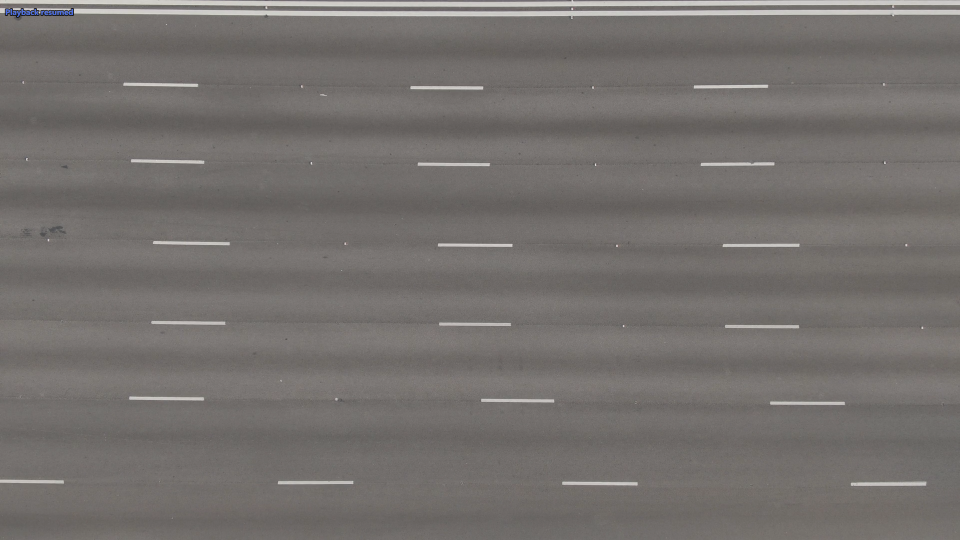
#> input picture input-image.jpg, 1920 x 1080 px (shown at 1/2 size)
$ python speed_detect.py
#> lines starting #> are read from the running program, lines starting #| are printed output that depends on the picture; after the words box and inside, x2 and y2 are one past the last pixel; in counts of white or black regions, pixels touching at a corner belong together; pictures that were not available may be replaced by others from this repository, and a replacement may not be noted

# //////////////////////////////////////////////////////////////////////////////////////////////
# simultaneous
import threading
import numpy as np
import cv2
import time
import os

input_image = 'input-image.jpg'
input_video = 'input.mp4'
# Let's load a simple image with 3 black squares
image = cv2.imread(input_image)
#> image is the input picture: shape (1080, 1920, 3); mean B, G, R 109.7, 112.3, 116.4
cv2.waitKey(0)

# Grayscale
gray = cv2.cvtColor(image, cv2.COLOR_BGR2GRAY)

# Find Canny edges
edged = cv2.Canny(gray, 30, 200)
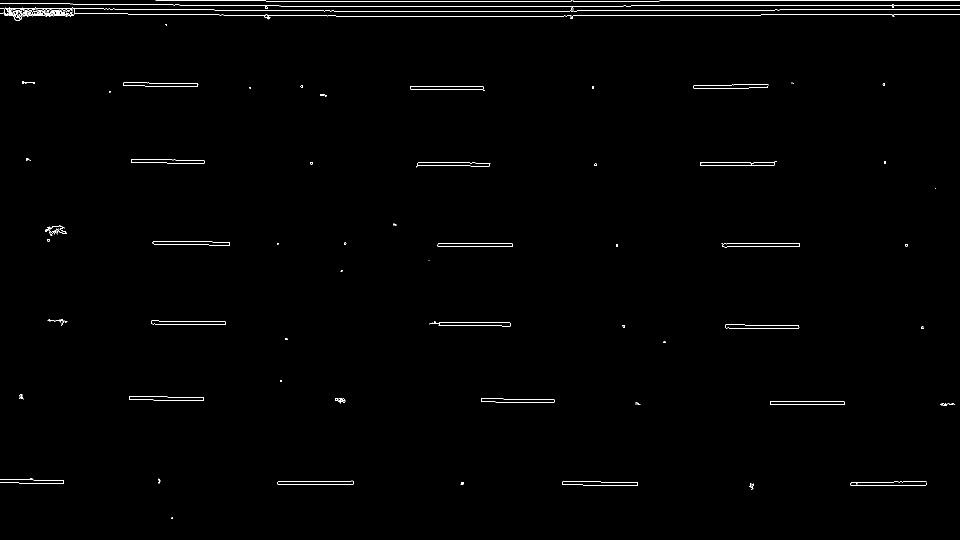
#> edged: shape (1080, 1920) (shown at 1/2 size); 0.72% white in thin lines or dots
cv2.waitKey(0)

# Finding Contours
# Use a copy of the image e.g. edged.copy()
# since findContours alters the image
contours, hierarchy = cv2.findContours(edged,
                                       cv2.RETR_EXTERNAL, cv2.CHAIN_APPROX_NONE)
#> contours = 69 contours, 48 with area under 20; largest, box (x1, y1, x2, y2) and area: (9, 15, 1920, 42) 2199, (1124, 963, 1276, 972) 945, (305, 482, 460, 491) 930, (258, 792, 408, 802) 927, (1443, 487, 1600, 495) 922

cv2.imshow('Canny Edges After Contouring', edged)
# cv2.waitKey(0)
arr = []
arr2 = []

print("Number of Contours found = " + str(len(contours)))
#| Number of Contours found = 69
for contour in contours:
    (x, y, w, h) = cv2.boundingRect(contour)
    # print(w)
    # if cv2.contourArea(contour) < 0:
    #     continue
    if w < 100:
        continue
    # if h > 10:
    #     continue
    # print(x, y)
    arr.append(y)
    cv2.rectangle(image, (x, y), (x+w, y+h), (0, 255, 0), 2)
    cv2.putText(image, f"speed:{x,y} km/h", (x, y), cv2.FONT_HERSHEY_SIMPLEX,
                1, (0, 0, 255), 3)
#> this loop made 69 passes
#> (x, y, w, h) on passes 1, 2, 3, 4, 5, 6, 7, 8, 9, 11, 12, 13: (343, 1035, 3, 3), (1712, 967, 3, 2), (1499, 967, 9, 13), (921, 964, 7, 6), (1124, 963, 152, 9), (1701, 962, 152, 10), (555, 961, 152, 8), (316, 957, 5, 10), (0, 956, 128, 12), (1880, 807, 4, 4), (1884, 806, 25, 6), (1274, 805, 7, 5)
#> (contour, x, y, w, h) on passes 10, 30, 41: ([[1271, 808], [1272, 808]], 1271, 808, 2, 1), ([[857, 520], [858, 520]], 857, 520, 2, 1), ([[1870, 376], [1871, 376]], 1870, 376, 2, 1)
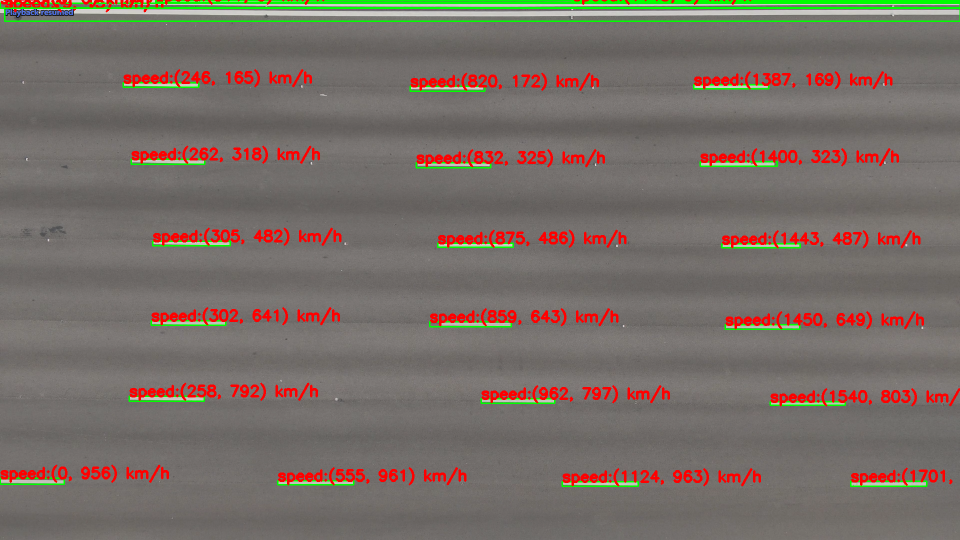
#> image: shape (1080, 1920, 3) (shown at 1/2 size); 5.75% of pixels changed, all inside (x1, y1, x2, y2) = (0, 0, 1920, 974)
#> after the loop, arr = [963, 962, 961, 956, 803, 797, 792, 649, 643, 641, 487, 486, 482, 325, 323, 318, 172, 169, 165, 15, 6, 0, 0]
# Draw all contours
# -1 signifies drawing all contours
# cv2.drawContours(image, contours, -1, (0, 255, 0), 3)
arr.sort()
for i in range(len(arr)-1):
    if arr[i+1]-arr[i] > 70:
        arr2.append(arr[i])
#> this loop made 22 passes
#> after the loop, arr2 = [15, 172, 325, 487, 649, 803]
temp = abs(arr2[-1]-arr[-1])
#> temp = 160
if temp > 70:
    arr2.append(arr[-1])

for y in arr2:
    cv2.line(image, (100, y), (1000, y), (255, 0, 0), 5)
#> this loop made 7 passes
#> y on passes 1 to 7: 15, 172, 325, 487, 649, 803, 963
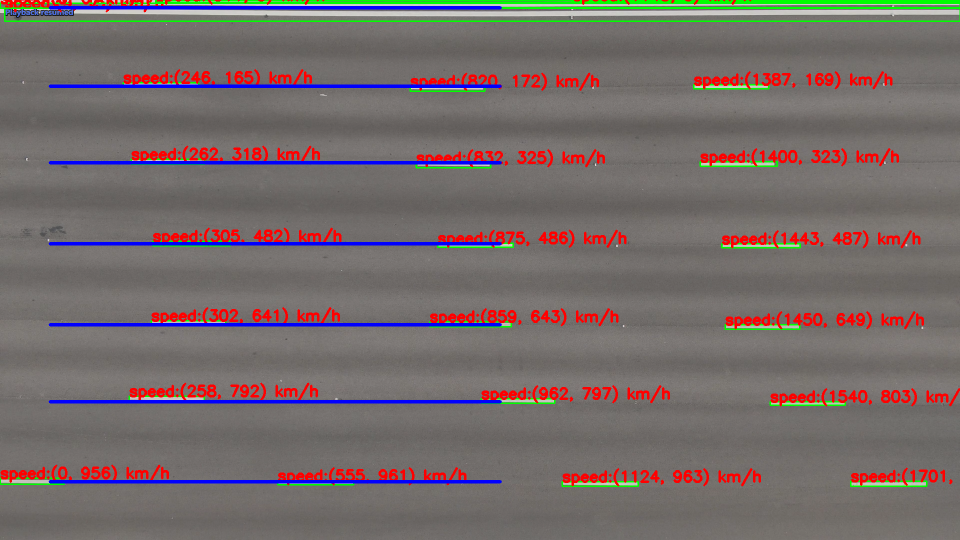
#> image: shape (1080, 1920, 3) (shown at 1/2 size); 2.14% of pixels changed, all inside (x1, y1, x2, y2) = (97, 12, 1004, 967)

print(arr)
#| [0, 0, 6, 15, 165, 169, 172, 318, 323, 325, 482, 486, 487, 641, 643, 649, 792, 797, 803, 956, 961, 962, 963]
print(arr2)
#| [15, 172, 325, 487, 649, 803, 963]
cv2.imshow('Contours', image)
# cv2.waitKey(0)
cv2.destroyAllWindows()

# from ..convenience import is_cv3

# arr2 = [15, 172, 325, 487, 649, 803, 963]
cap = cv2.VideoCapture(input_video)
# cap = cv2.VideoCapture('5ct.mp4')
total_frame = int(cap.get(cv2.CAP_PROP_FRAME_COUNT))
#> total_frame = 1
fps = cap.get(5)
#> fps = 30
frame_count = 0

frame_width = int(cap.get(cv2.CAP_PROP_FRAME_WIDTH))
#> frame_width = 4288

frame_height = int(cap.get(cv2.CAP_PROP_FRAME_HEIGHT))
#> frame_height = 2635
ret, frame1 = cap.read()
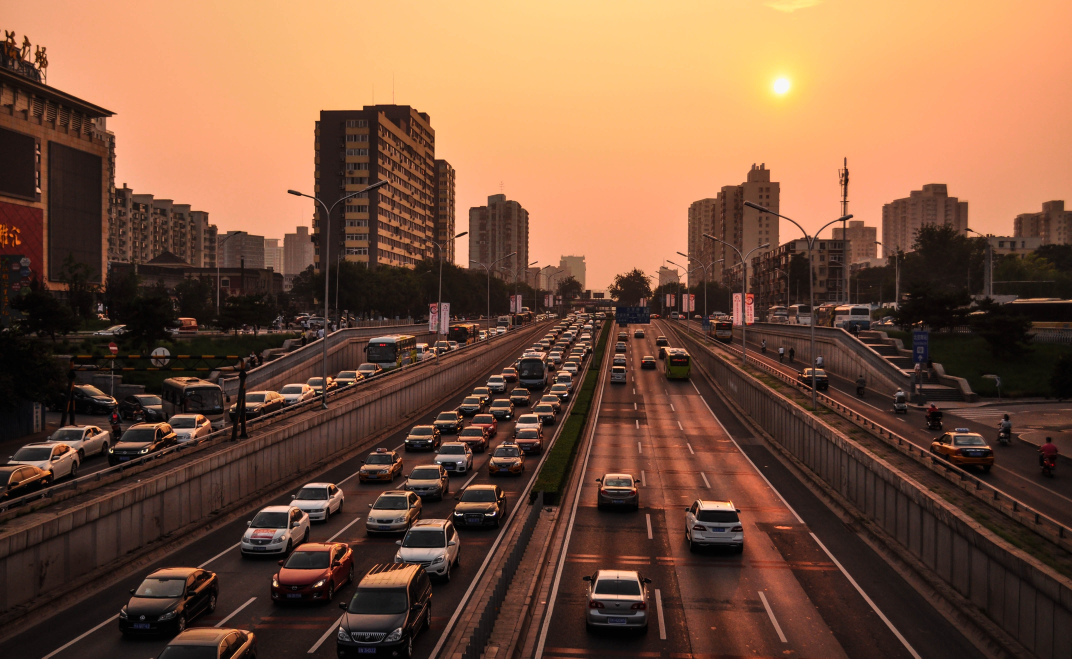
#> input picture s1.jpg, 4288 x 2635 px, given in place of input.mp4, which was not available (shown at 1/4 size)
#> frame1 is the input picture: shape (2635, 4288, 3); mean B, G, R 61.6, 83.9, 121.1
fourcc = cv2.VideoWriter_fourcc('X', 'V', 'I', 'D')
#> fourcc = 1145656920
out = []
framet = []
if not os.path.exists(f"split"):
    os.makedirs(f"split")
for i in range(len(arr2)-1):
    out.append(0)
    out.append(0)
#> this loop made 6 passes
#> after the loop, out = [0, 0, 0, 0, 0, 0, 0, 0, 0, 0, 0, 0]

for i in range(len(arr2)-1):
    upper = arr2[i]
    lower = arr2[i+1]
    out[i] = cv2.VideoWriter(f"split\\output{i+1}.avi", fourcc, fps,
                             (frame1.shape[1], lower-upper))
#> this loop made 6 passes
#> (upper, lower) on passes 1 to 6: (15, 172), (172, 325), (325, 487), (487, 649), (649, 803), (803, 963)
#> after the loop, out = 12 items

while cap.isOpened():
    ret, frame = cap.read()
    # image = cv2.resize(frame1, (frame1.shape[1], frame1.shape[0]))
    # (x, y, w, h) = cv2.boundingRect(c)
    # cv2.rectangle(frame, (x, y), (x+w, y+h), (0, 255, 0), 2)
    try:
        for i in range(len(arr2)-1):
            upper = arr2[i]
            lower = arr2[i+1]
            try:
                framet = frame[upper:lower, 0:frame_width]
            except Exception:
                raise Exception('End')
            out[i].write(framet)
            cv2.imshow("feed", framet)
#> this loop made 6 passes
#> pass 1, `framet = frame[upper:lower, 0:frame_width]`:
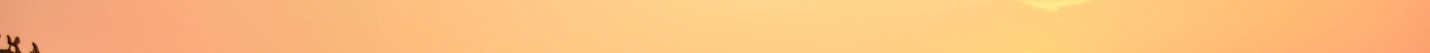
#> framet: shape (157, 4288, 3) (shown at 1/3 size); mean B, G, R 127, 191.8, 252
#> pass 3, `framet = frame[upper:lower, 0:frame_width]`:
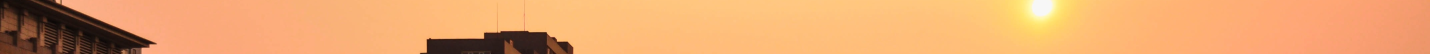
#> framet: shape (162, 4288, 3) (shown at 1/3 size); mean B, G, R 111, 166.8, 231.8
#> after the loop:
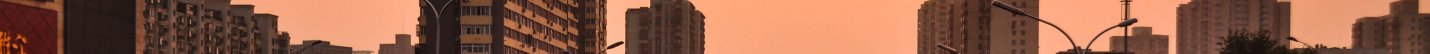
#> framet: shape (160, 4288, 3) (shown at 1/3 size); mean B, G, R 73.2, 95.1, 144.8
    except Exception:
        break
    # frame1 = frame2
    # print('FPS {:.1f}'.format(1 / (time.time() - stime)))

    if cv2.waitKey(40) == 27:
#> (key Esc is pressed here)
        break
    frame_count += 1
    print(f"{round((frame_count/total_frame)*100, 2)}% (1/2)")

cv2.destroyAllWindows()
cap.release()
for i in range(len(arr2)-1):
    out[i].release()

# /////////////////////////////////////////////////////////////////////////////////

count_video2 = 0
if not os.path.exists(f"final"):
    os.makedirs(f"final")
if not os.path.exists(f"final\\image"):
    os.makedirs(f"final\\image")
if not os.path.exists(f"final\\image\\overspeed"):
    os.makedirs(f"final\\image\\overspeed")


def calculate(num_video):

    global count_video2

    if not os.path.exists(f"final\\image\\{num_video}"):
        os.makedirs(f"final\\image\\{num_video}")

    cap = cv2.VideoCapture(f'split\\output{num_video}.avi')
    # cap = cv2.VideoCapture('5ct.mp4')
    total_frame = int(cap.get(cv2.CAP_PROP_FRAME_COUNT))
    fps = cap.get(5)
    # sec_per_frame = (total_frame/fps) / total_frame
    sec_per_frame = 1 / fps
    print(sec_per_frame)
    frame_width = int(cap.get(cv2.CAP_PROP_FRAME_WIDTH))

    frame_height = int(cap.get(cv2.CAP_PROP_FRAME_HEIGHT))

    fourcc = cv2.VideoWriter_fourcc('X', 'V', 'I', 'D')
    ret, frame1 = cap.read()
    out = cv2.VideoWriter(f"final\\output{num_video}.avi", fourcc, fps,
                          (frame1.shape[1], frame1.shape[0]))
    # frame1.shape[0]->width of each lane in highway
    km_per_pix = 0.0035/frame1.shape[0]
    threshold_area_for_vehicle = (frame1.shape[0]*frame1.shape[0])*2/3
    print(threshold_area_for_vehicle)
    # out = cv2.VideoWriter("output.avi", fourcc, 5.0, (1920, 160))

    # ret, frame1 = cap.read()
    ret, frame2 = cap.read()
    print(frame1.shape)

    count = 0
    bool_for_taking_image_onetime = False
    count_frame_start = False
    count_frame_start_value = 0
    count_frame_end = False
    count_frame_end_value = 0
    countframe = 0
    count_time1 = 0
    count_frame1 = 0
    count_time2 = 0
    count_frame2 = 0
    while cap.isOpened():
        count_video2 += 1
        print(
            f"{(round(((count_video2/total_frame)*100)/(len(arr2)-1), 2))}% (2/2)")
        stime = time.time()
        diff = cv2.absdiff(frame1, frame2)
        gray = cv2.cvtColor(diff, cv2.COLOR_BGR2GRAY)
        blur = cv2.GaussianBlur(gray, (5, 5), 0)
        _, thresh = cv2.threshold(blur, 20, 255, cv2.THRESH_BINARY)
        dilated = cv2.dilate(thresh, None, iterations=3)
        contours, _ = cv2.findContours(
            dilated, cv2.RETR_TREE, cv2.CHAIN_APPROX_SIMPLE)

        for contour in contours:
            start_detection = 100
            stop_detection = 400
            speed_limit = 100
            (x, y, w, h) = cv2.boundingRect(contour)
            cv2.line(frame1, (stop_detection, 10),
                     (stop_detection, 100), (255, 0, 0), 5)
            cv2.line(frame1, (start_detection, 10),
                     (start_detection, 100), (255, 0, 0), 5)
            if cv2.contourArea(contour) < threshold_area_for_vehicle:
                continue
            if (x+w*0.5) > stop_detection and count == 2:
                # cv2.putText(frame1, f"speed:{(count_frame2-count_frame1)*sec_per_frame} km/h", (20, 20), cv2.FONT_HERSHEY_SIMPLEX,
                #             1, (0, 0, 255), 3)
                # cv2.putText(frame1, f"speed:{(  ((count_frame_end_value-count_frame_start_value)*km_per_pix) / (((count_frame2-count_frame1)*sec_per_frame)/3600) if  (((count_frame2-count_frame1)*sec_per_frame)/3600)!=0 else 1 )  } km/h", (int(x+w*0.5), int(y+h*0.5)), cv2.FONT_HERSHEY_SIMPLEX,
                #             1, (0, 0, 255), 3)
                cv2.putText(frame1, f"speed:{(  ((count_frame_end_value-count_frame_start_value)*km_per_pix) / (((count_frame2-count_frame1)*sec_per_frame)/3600) if  (((count_frame2-count_frame1)*sec_per_frame)/3600)!=0 else 1 )  } km/h", (20, 20), cv2.FONT_HERSHEY_SIMPLEX,
                            1, (0, 0, 255), 3)

                if bool_for_taking_image_onetime and (stop_detection+100 > (x+w*0.5) > stop_detection):
                    bool_for_taking_image_onetime = False
                    cv2.rectangle(frame1, (x, y),
                                  (x+w, y+h), (255, 0, 0), 2)
                    if (((count_frame_end_value-count_frame_start_value)*km_per_pix) / (((count_frame2-count_frame1)*sec_per_frame)/3600) if (((count_frame2-count_frame1)*sec_per_frame)/3600) != 0 else 1) > speed_limit:
                        cv2.imwrite(
                            f"final\\image\\overspeed\\{(((count_frame_end_value-count_frame_start_value)*km_per_pix) / (((count_frame2-count_frame1)*sec_per_frame)/3600) if  (((count_frame2-count_frame1)*sec_per_frame)/3600)!=0 else 1 ) }image.jpg", frame1)

                    cv2.imwrite(
                        f"final\\image\\{num_video}\\{(((count_frame_end_value-count_frame_start_value)*km_per_pix) / (((count_frame2-count_frame1)*sec_per_frame)/3600) if  (((count_frame2-count_frame1)*sec_per_frame)/3600)!=0 else 1 ) }image.jpg", frame1)
            if x+w*0.5 > stop_detection:
                continue
            if x+w*0.5 < start_detection:
                continue

            if (x+w*0.5) < (start_detection+100) and not count_frame_start:
                count_frame_start = True
                count_frame_end = False
                count_time1 = time.time()
                count_frame1 = countframe
                count = 1
                count_frame_start_value = (x+w*0.5)
                # print((x+w*0.5))

            if (x+w*0.5) > (stop_detection-100) and not count_frame_end and count_frame_start:
                count_frame_end = True
                count_frame_start = False
                bool_for_taking_image_onetime = True

                count_time2 = time.time()
                count_frame2 = countframe
                count = 2
                count_frame_end_value = (x+w*0.5)
                # print((x+w*0.5))

            # print(cv2.contourArea(contour))
            cv2.rectangle(frame1, (x, y), (x+w, y+h), (0, 255, 0), 2)
            # cv2.putText(frame1, "Status: {}".format('Movement'), (10, 20), cv2.FONT_HERSHEY_SIMPLEX,
            #             1, (0, 0, 255), 3)
            # print(x+w*0.5, y+h*0.5)
            cv2.circle(frame1, (int(x+w*0.5), int(y+h*0.5)),
                       10, (0, 0, 255), 50)
        # cv2.drawContours(frame1, contours, -1, (0, 255, 0), 2)

        image = cv2.resize(frame1, (frame1.shape[1], frame1.shape[0]))
        out.write(image)
        cv2.imshow(f"feed{num_video}", frame1)
        frame1 = frame2
        ret, frame2 = cap.read()
        countframe += 1
        # print('FPS {:.1f}'.format(1 / (time.time() - stime)))

        if cv2.waitKey(40) == 27:
            break

    cv2.destroyAllWindows()
    cap.release()
    out.release()


t = []
for i in range(len(arr2)-1):
    t.append(threading.Thread(target=calculate, args=(i+1,)))
#> after the loop, t = 6 items

# # starting thread 1
# t1.start()
# # # starting thread 2
# t2.start()
# t3.start()
for i in t:
    i.start()


print("Done!")
